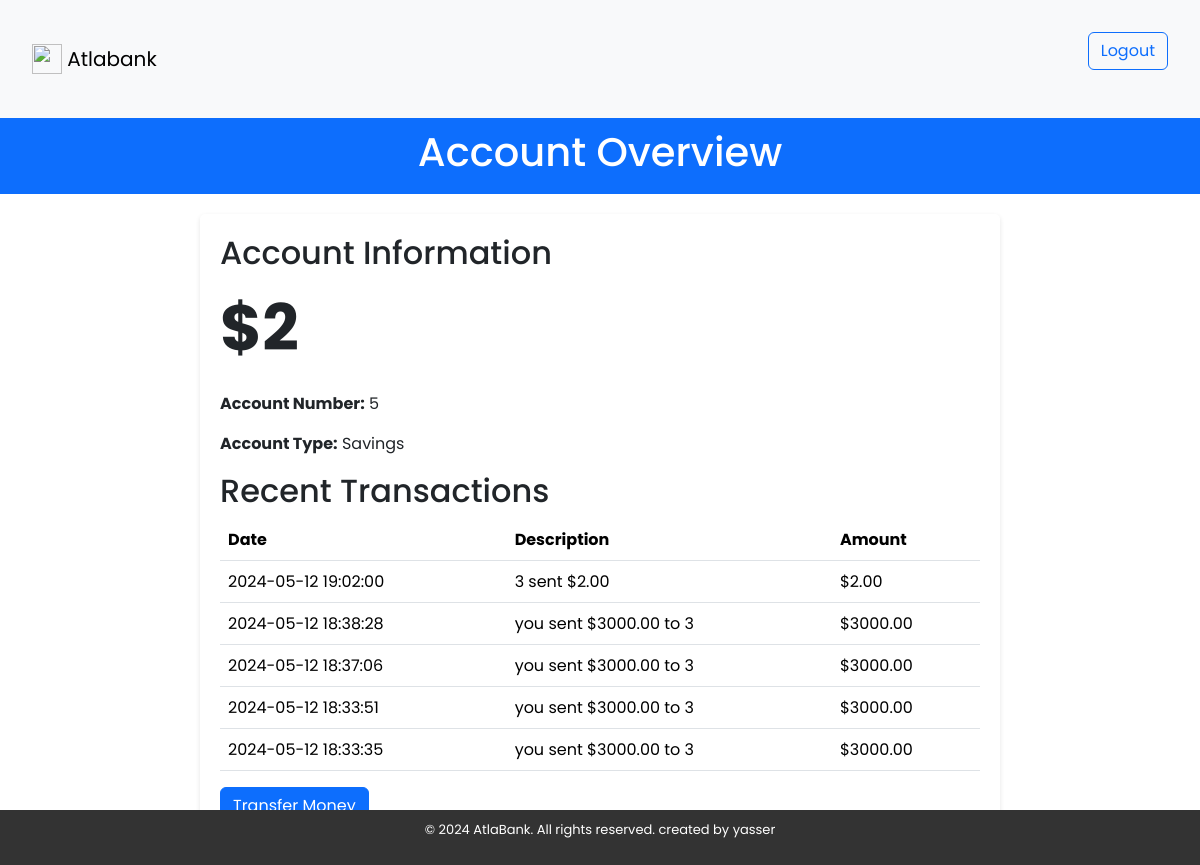
The page /main.php (signed in) on the database its author committed.
### tables this page shows
CREATE TABLE `trans` (
  `id` int(11) NOT NULL,
  `timestmp` datetime DEFAULT current_timestamp(),
  `ammount` decimal(10,2) NOT NULL,
  `fromacc` int(11) NOT NULL,
  `toacc` int(11) NOT NULL
);

### main.php (the view, shortened to what this page needs)
<?php
include "templates/header.php"
?>
<body>
    <header>
        <h1>Account Overview</h1>
    </header>
    <div class="container">
        <h2>Account Information</h2>
        <span class="balance-span"><p><strong>$<?php echo $_SESSION['balance']; ?></strong></p></span>
        <p><strong>Account Number:</strong> <?php echo $_SESSION['uidUsers']; ?></p>
        <p><strong>Account Type:</strong> Savings</p>
        <h2>Recent Transactions</h2>
        <table class="table">
            <thead>
                <th>Date</th>
                <th>Description</th>
                <th>Amount</th>
            </thead>
            <tbody>
            <?php
                require "includes/dbh.inc.php";
                $sql = "SELECT * FROM trans WHERE fromacc = '{$_SESSION['uidUsers']}' OR toacc = '{$_SESSION['uidUsers']}' ORDER BY id DESC LIMIT 5";
                $result = $pdo->query($sql);
                if ($result->rowCount() > 0) {
                    while ($row = $result->fetch(PDO::FETCH_ASSOC)) {
                        echo '<tr>';
                        echo '<td>' . $row['timestmp'];
                        if ($row['toacc'] == $_SESSION['uidUsers'])
                        {echo "<td>{$row['fromacc']} sent \${$row['ammount']}</td>";}
                    else
                        {echo "<td>you sent \${$row['ammount']} to {$row['toacc']} </td>";
                        }
                        echo '<td>' . "$" . $row['ammount'] . '</td>';
                        echo '</tr>';
                    }
                }
            ?>
            </tbody>
        </table>
        <a href="transfer.php" class="btn btn-primary">Transfer Money</a>
    </div>
</body>
<?php include "templates/footer.php" ?>

### design/style.css (style rules this page uses)
* { font-family: "Poppins", sans-serif; }

### main.php (style rules this page uses)
header { background-color: #0d6efd; color: #fff; padding: 10px 20px; text-align: center; }
.container { max-width: 800px; margin: 20px auto; padding: 20px; background-color: #fff; border-radius: 5px; box-shadow: 0 2px 5px rgba(0, 0, 0, 0.1); }
.balance-span { font-size: 4rem; margin: 2rem 0; }

### rows shown on the page
trans: timestmp "2024-05-12 19:02:00", fromacc "3", ammount "2.00"
trans: timestmp "2024-05-12 18:38:28", ammount "3000.00", toacc "3"
trans: timestmp "2024-05-12 18:37:06", ammount "3000.00", toacc "3"
trans: timestmp "2024-05-12 18:33:51", ammount "3000.00", toacc "3"
trans: timestmp "2024-05-12 18:33:35", ammount "3000.00", toacc "3"

### other values the page prints
$_SESSION['balance'] "2"
$_SESSION['uidUsers'] "5"
